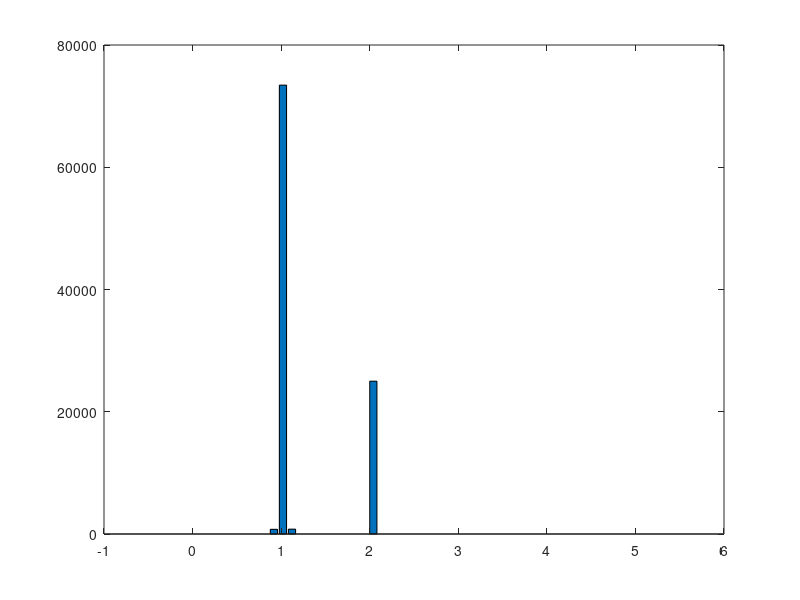

Write MATLAB code to recreate this figure.
%% Second Test of the Jump Process I
M = 50;
L = 5;
h = L/M;
x = linspace(0,L,M);
N = zeros(1,M);
N(11) = 75000;
N(21) = 25000;
j=1;

for t = 1:10000
    for i = 1:M
       if N(i) >0
           aux = N(i);
          while j < aux + 1
             a = rand(1,1);
             if and(i == 1, a >= 0.8)
                N(i) = N(i) - 1; 
             end
             if and(a >= 0.98, i > 1)
                b = rand(1,1);
                if and(b <= 0.5, i < M)
                   N(i) = N(i) - 1;
                   N(i+1) = N(i+1) +1;
                end
                if b > 0.5
                   N(i) = N(i) - 1;
                   N(i-1) = N(i-1) + 1;
                end
             end
             j = j + 1;
          end
       end
    end
end

figure,
bar(x,N)